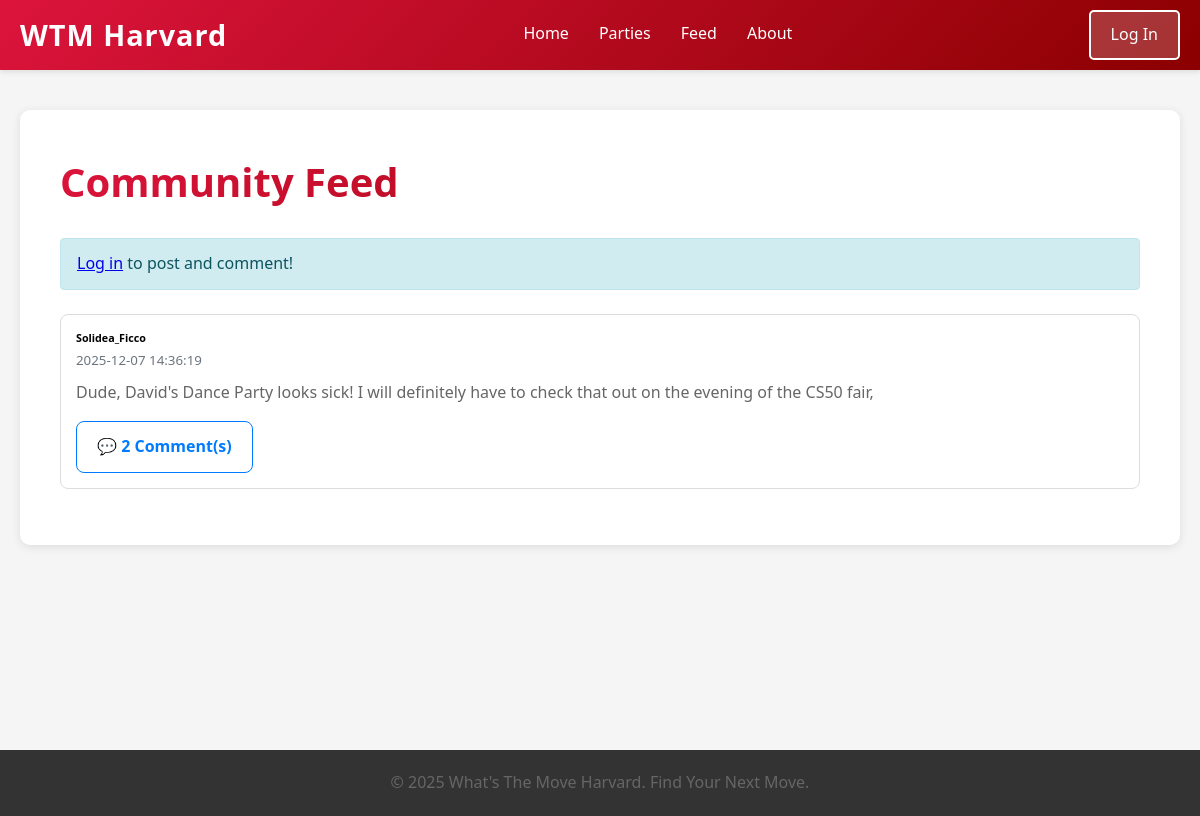
The page /feed on the database as committed earlier.
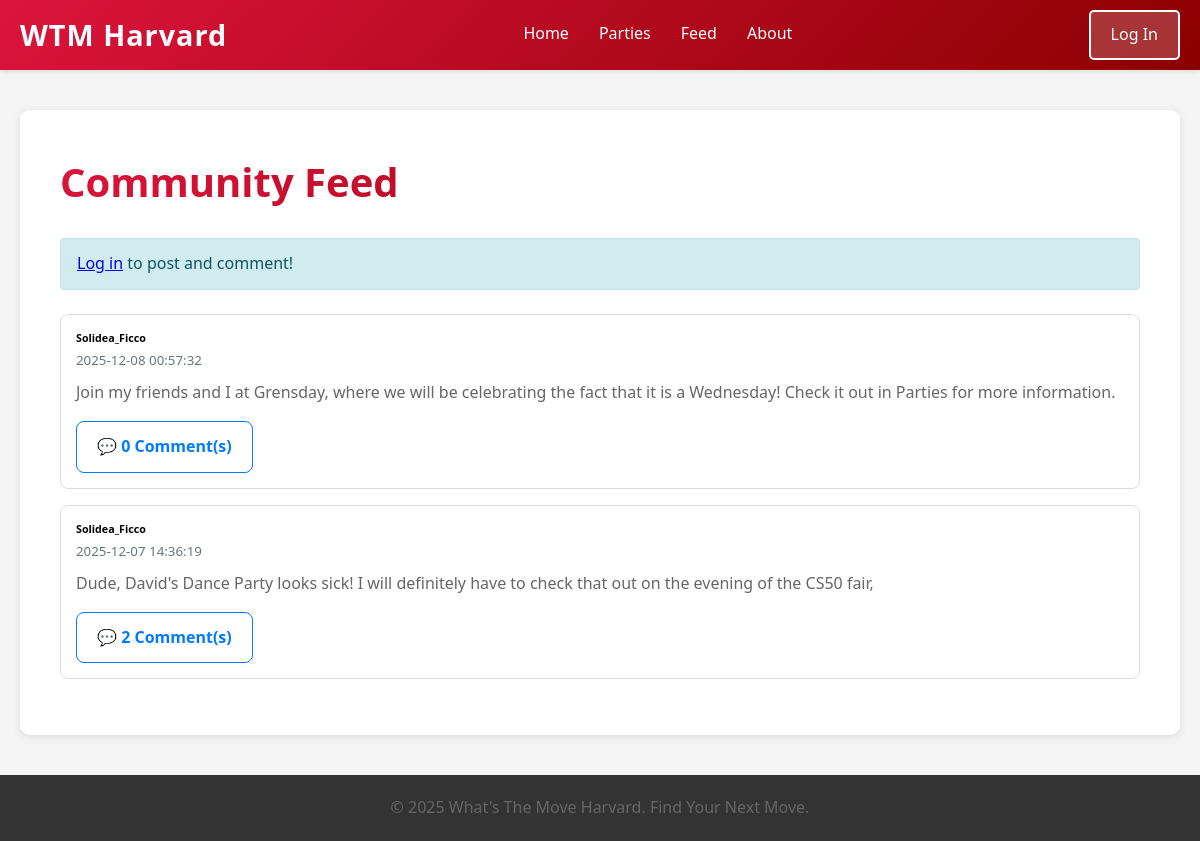
The same page on the database as committed later.
### tables this page shows
CREATE TABLE posts (
            id INTEGER PRIMARY KEY AUTOINCREMENT,
            user_id INTEGER NOT NULL,
            content TEXT NOT NULL,
            created_at TIMESTAMP DEFAULT CURRENT_TIMESTAMP, photo_path TEXT,
            FOREIGN KEY (user_id) REFERENCES users(id)
        );

### app.py (the view)
@app.route('/feed')
def feed():
    user = current_user()
    conn = get_db_connection()
    posts = conn.execute(
        """
        SELECT p.id,
               p.content,
               p.created_at,
               u.display_name AS username,
               COUNT(DISTINCT c.id) as comment_count
        FROM posts p
        JOIN users u ON p.user_id = u.id
        LEFT JOIN comments c ON p.id = c.post_id
        GROUP BY p.id
        ORDER BY p.created_at DESC
        """
    ).fetchall()
    conn.close()
    return render_template('feed.html', posts=posts, user=user)

### app.py (called while the page is built)
def get_db_connection():
    conn = sqlite3.connect(DATABASE)
    conn.row_factory = sqlite3.Row
    return conn

def current_user():
    if 'user_id' in session:
        return {'id': session['user_id'], 'email': session.get('user')}
    return None

### templates/feed.html (shortened to what this page needs)
{% extends "template.html" %}
{% block content %}
<div class="container mt-4">
    <h1 class="mb-4">Community Feed</h1>
    {% if session.get('user') %}
    <div class="card mb-4">
        <div class="card-body">
            <h5 class="card-title">Share something with the community</h5>
            <form action="{{ url_for('create_post') }}" method="post" enctype="multipart/form-data">
                <div class="mb-3">
                    <textarea
                        class="form-control"
                        name="content"
                        rows="3"
                        placeholder="What's happening at Harvard?"
                        required
                        maxlength="1000"
                    ></textarea>
                    <div class="form-text">Maximum 1000 characters</div>
                </div>
                <div class="mb-3">
                    <label for="photo" class="form-label">Add Photo (Optional)</label>
                    <input type="file" class="form-control" id="photo" name="photo" accept="image/*">
                    <small class="text-muted">PNG, JPG, GIF - Max 16MB</small>
                </div>
                <button type="submit" class="btn btn-primary">Post</button>
            </form>
        </div>
    </div>
    {% else %}
    <div class="alert alert-info mb-4">
        <a href="{{ url_for('login_page') }}">Log in</a> to post and comment!
    </div>
    {% endif %}
    <div class="posts-container">
        {% if posts %}
            {% for post in posts %}
            <div class="card mb-3">
                <div class="card-body">
                    <div class="d-flex justify-content-between align-items-start mb-2">
                        <div>
                            <h6 class="mb-0">{{ post.username }}</h6>
                            <small class="text-muted">{{ post.created_at }}</small>
                        </div>
                    </div>
                    <p class="card-text">{{ post.content }}</p>
                    <div class="d-flex align-items-center">
                        <a href="{{ url_for('view_post', post_id=post.id) }}" class="btn btn-sm btn-outline-primary">
                            💬 {{ post.comment_count }} Comment(s)
                        </a>
                    </div>
                </div>
            </div>
            {% endfor %}
        {% else %}
            <div class="alert alert-secondary">
                No posts yet. Be the first to share something!
            </div>
        {% endif %}
    </div>
</div>
{% endblock %}

Rows that differ between the two databases and show on the page:
added posts: username "Solidea_Ficco", created_at "2025-12-08 00:57:32", content "Join my friends and I at Grensday, where we will be celebrating the fact that it is a Wednesday! Check it out in Parties for more information.", comment_count "0"
